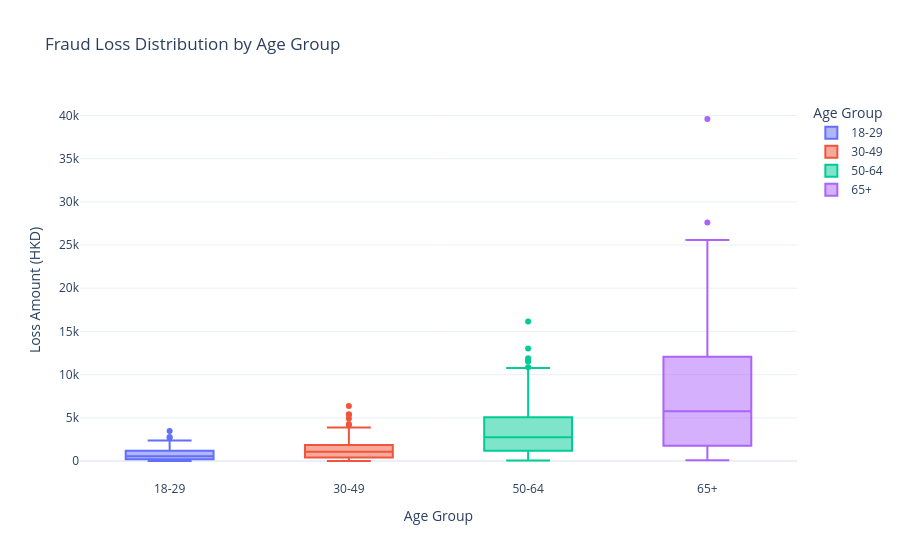

Notebook code cell kept with this figure:
### Markdown cell above
# [Cell 4] Visualization 2: Fraud Loss Distribution by Age Group

### Code cell
# Cell 4: Fraud Loss Boxplot
fig2 = px.box(df2, x='age_group', y='loss_amount_hkd', color='age_group',
              title="Fraud Loss Distribution by Age Group",
              labels={'age_group': 'Age Group', 'loss_amount_hkd': 'Loss Amount (HKD)'})
fig2.show()
